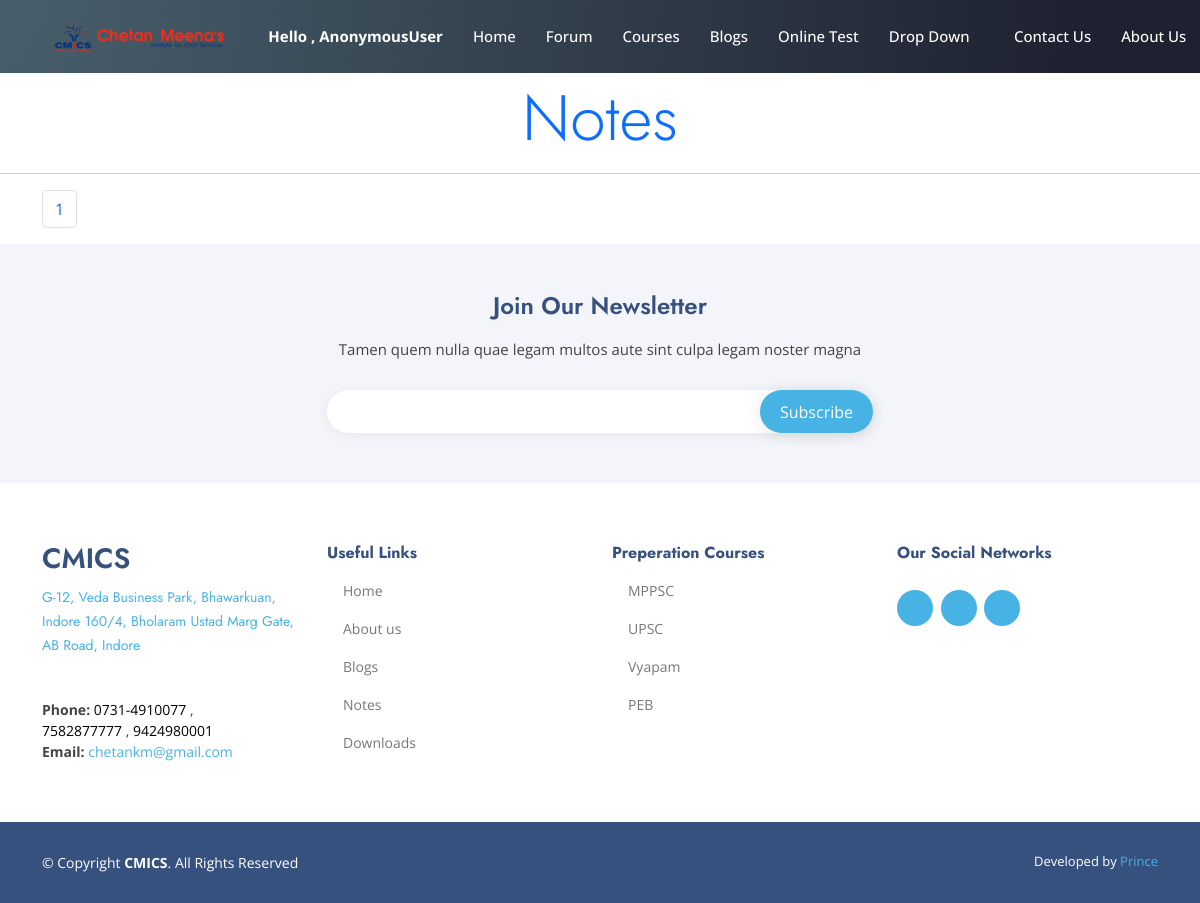
Before: /note with the older database file.
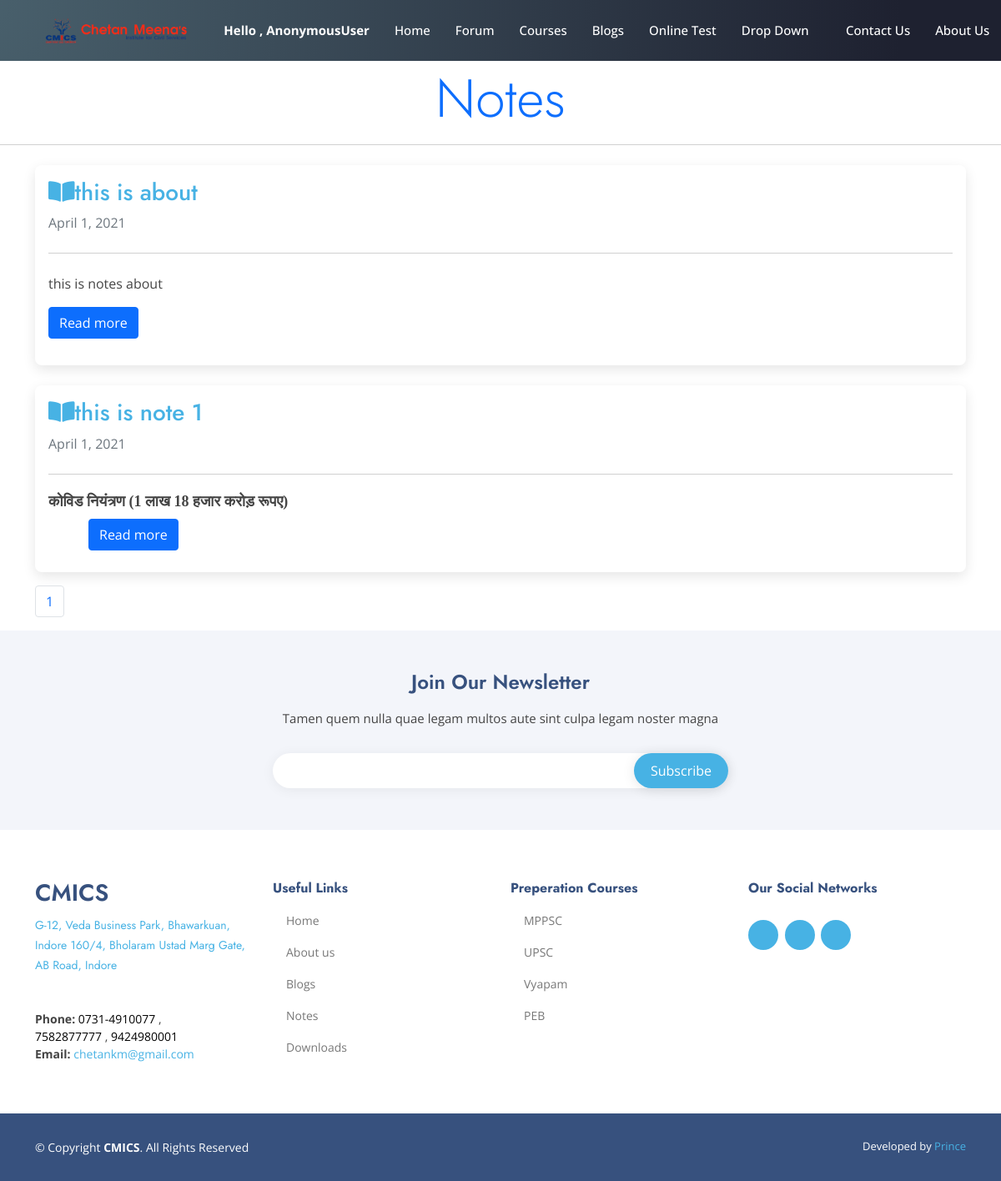
After: the same page with the newer database file.
### blog/models.py (models this page shows, shortened)
class notes(models.Model):
    title = models.CharField(max_length=100)
    notes = RichTextUploadingField(blank=True,null=True)
    pub_date = models.DateTimeField(auto_now_add=True,null=True)
    published = models.BooleanField(default=True)
    pdf_file = models.FileField(upload_to='documents',default='')
    snippet = models.CharField(max_length=500,default="click to read more")

### blog/views.py (the view)
# urls.py: path('note',NoteView.as_view(),name='note'),
class NoteView(ListView):
    model= notes
    fields = ['pdf_file']
    template_name = 'note.html'
    paginate_by = 4
    paginate_orphans = 1
    ordering = ['-id']

### templates/note.html (shortened to what this page needs)
{% extends "another.html" %}
{% load static %}
  {% block body%}
  <h1 class="display-3 text-center text-md-left" style="margin-top: 5rem;">
    <span class="text-primary">Notes</span>
    <hr class="my-3">
  </h1>
  <main class="container ">
    {% for notes in page_obj %}
    <div class="jumbotron mt-4 p-3" style="background-color: rgb(255, 255, 255); border-radius:8px; box-shadow: 0 5px 15px rgba(0, 0, 0, .1);margin:3">
      <h3 class="display-8" ><a href="{% url 'notes_detail' notes.pk %}" style="text-decoration: none;"><i class="fa fa-book-open"></i>{{notes.title}}</h3></a>
      <div class="mb-1 text-muted">{{notes.pub_date|date}}</div>
      <hr class="my-4">
      <p>{{notes.notes| safe|truncatewords:"60"|linebreaks }}</p>
      <p class="lead">
        <a href="{% url 'notes_detail' notes.pk %}" class="btn btn-primary">Read more</a>
      </p>
    </div>
    {% endfor %}
<div class="my-3">
<nav aria-label="Page navigation example">
<ul class="pagination">
<li class="page-item"><a class="page-link"><span>{{ page_obj.number }}</span></a></li>
</ul>
</nav>
</div>
</main>
{% endblock body%}

Changed rows visible on the page:
added notes: title "this is about", pub_date "April 1, 2021", notes "this is notes about"
added notes: title "this is note 1", pub_date "April 1, 2021", notes "कोविड नियंत्रण (1 लाख 18 हजार करोड़ रूपए )"
